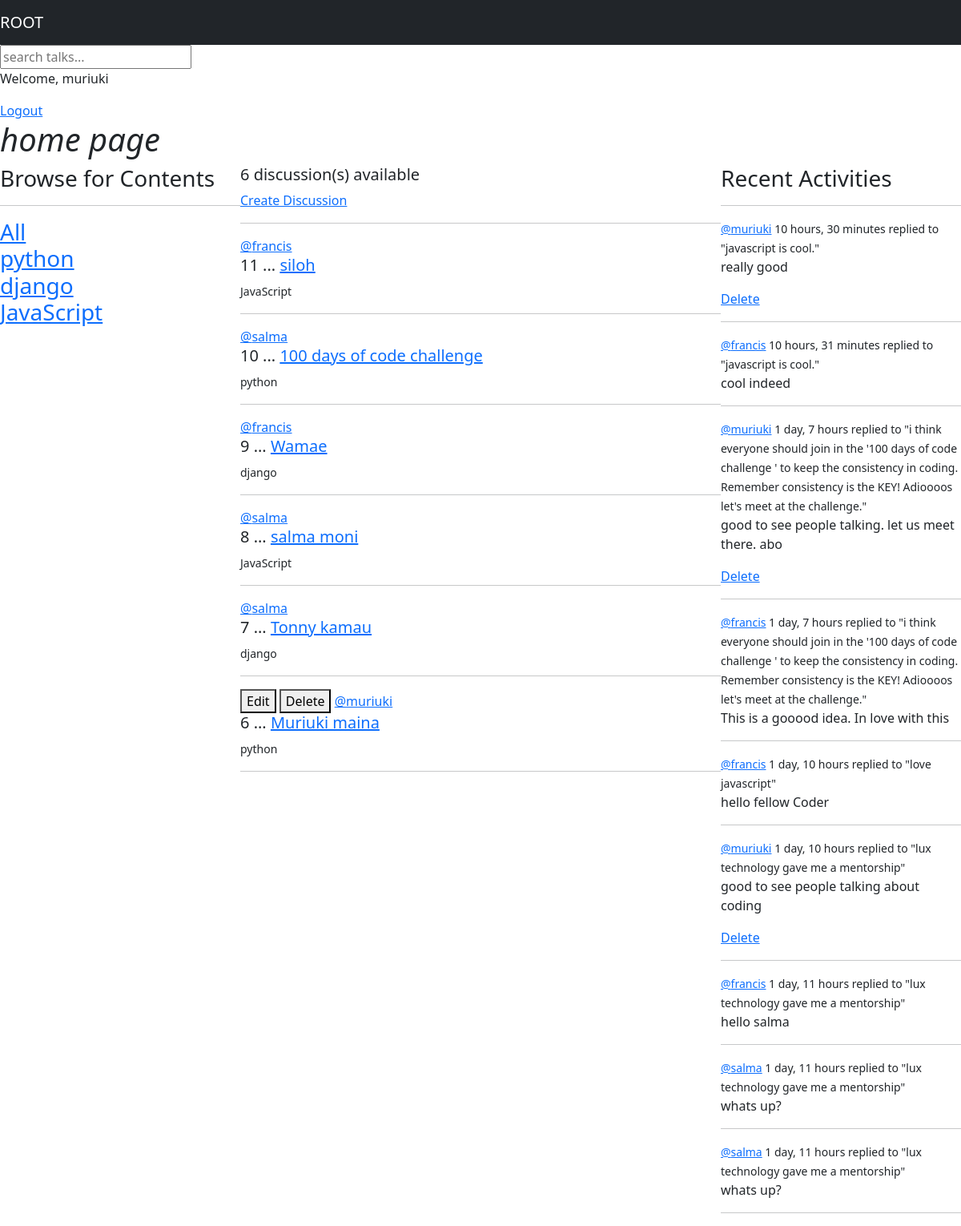
The app's page / (signed in) with its own data.
### base/models.py (models this page shows, shortened)
class Topic(models.Model):
    name=models.CharField(max_length=200)

class Discussion(models.Model):
    name=models.CharField(max_length=200)
    host=models.ForeignKey(User,on_delete=models.SET_NULL,null=True)
    topic=models.ForeignKey(Topic,on_delete=models.SET_NULL,null=True)
    description=models.TextField(null=True,blank=True)
    participants=models.ManyToManyField(User,related_name='participants',blank=True)
    timeUpdated=models.DateTimeField(auto_now=True)
    timeCreated=models.DateTimeField(auto_now_add=True)
    class Meta:
        ordering=['-timeCreated','-timeUpdated']

class  Blog(models.Model):
    user=models.ForeignKey(User,on_delete=models.CASCADE)
    discuss=models.ForeignKey(Discussion,on_delete=models.CASCADE)
    body=models.TextField()
    timeUpdated=models.DateTimeField(auto_now=True)
    timeCreated=models.DateTimeField(auto_now_add=True)
    class Meta:
        ordering=['-timeCreated','-timeUpdated']
    def __str__(self):
        return self.body[0:50]

### base/views.py (the view)
# urls.py: path('',views.home,name="home"),
def home(request):
    q= request.GET.get('q') if request.GET.get ('q') !=None else ''
    discussion=Discussion.objects.filter(
    Q(topic__name__icontains=q)|
    Q(name__icontains=q)|
    Q(description__icontains=q)
    )
    topics=Topic.objects.all()
    discussion_count=discussion.count()
    room_messages=Blog.objects.filter(Q(discuss__topic__name__icontains=q))
    discussed={'discussion': discussion,'topics':topics, 'discussion_count':discussion_count,'room_messages':room_messages}
    return render(request,'base/home.html',discussed)

### base/templates/base/home.html (shortened to what this page needs)
{% extends 'main.html'%}
{% block content%}
<h1><em> home page</em></h1>
<div class="home-container">
    <div>
       {% include 'base/topics_components.html'%}
    </div>
    <div>
        <h5>{{discussion_count}}  discussion(s) available</h5>
        <a href="{% url 'create_room'%}">Create Discussion</a>
    <hr>
    <div>
      {%include 'base/feed_component.html'%}
    </div>
    </div>
    <div>
        {% include 'base/activity_component.html'%}
    </div>
</div>
{%endblock content%}

### templates/navbar.html (shortened to what this page needs)
<!DOCTYPE html>
<html lang="en">
<head>
<link href="https://cdn.jsdelivr.net/npm/bootstrap@5.1.3/dist/css/bootstrap.min.css" rel="stylesheet">
</head>
<body>
    <nav class="navbar navbar-dark bg-dark">
        <a class="navbar-brand" href="#">ROOT</a>
    </nav>
    <form method="GET" action="{% url 'home'%}">
        <input type="text" name="q" placeholder="search talks..."/>
    </form>
    {% if request.user.is_authenticated%}
    <p>Welcome, {{user.username}}</p>
    <a href="{%url 'logout'%}">Logout</a>
    {%endif%}
</html>

### base/templates/base/topics_components.html
<h3>
    Browse for Contents
<h3/><hr>
<div>
    <a href="{% url 'home'%}">All</a>
</div>
{%for topic in topics%}
<div>
    <a href="{% url 'home'%}?q ={{topic.name}}">{{topic.name}}</a>
</div>
{% endfor %}

### base/templates/base/feed_component.html
{%for discuss in discussion%}
<div>
    {% if request.user == discuss.host%}
    <a href="{% url 'update_room' discuss.id %}"><button>Edit</button></a>
    <a href="{% url 'delete_room' discuss.id %}"><button>Delete</button></a>
    {%endif%}
    <a href="{% url 'user-profile' discuss.host.id %}">@{{discuss.host.username}}</a>
    <h5>{{discuss.id}} ... <a href="{% url 'room' discuss.id %}">{{discuss.name}}</a></h5>
    <small>{{discuss.topic.name}}</small>
    <hr>
</div>
{% endfor%}

### base/templates/base/activity_component.html
    <h3>Recent Activities</h3><hr>
        {% for message in room_messages%}
        <div class="">
            <small> <a href="{% url 'user-profile' message.id%}">
                @{{message.user}}</a> {{message.timeCreated|timesince}}
            </small>
            <small>
               replied to  "{{message.discuss.description}}"
            </small>
            <p>{{message}}</p>
            {%if request.user == message.user%}
            <a href="{% url 'delete_chat' message.id%}">Delete</a>
            {%endif%}
            <hr>
        </div>
        {%endfor%}

### base/static/styles/main.css (style rules this page uses)
body { background-color: aliceblue; padding: 0%; margin: 0%; }

### base/templates/base/home.html (style rules this page uses)
.home-container { display:grid; grid-template-columns: 1fr 2fr 1fr; }

### records on screen
Topic: name "python"
Topic: name "django"
Topic: name "JavaScript"
Discussion: host.username "francis", id "11", name "siloh", topic.name "JavaScript"
Discussion: host.username "salma", id "10", name "100 days of code challenge", topic.name "python"
Discussion: host.username "francis", id "9", name "Wamae", topic.name "django"
Discussion: host.username "salma", id "8", name "salma moni", topic.name "JavaScript"
Discussion: host.username "salma", id "7", name "Tonny kamau", topic.name "django"
Discussion: shows "Edit", host.username "muriuki", id "6", name "Muriuki maina", topic.name "python"
Blog: user "muriuki", timeCreated "10 hours, 30 minutes", discuss.description "javascript is cool.", body "really good", shows "Delete"
Blog: user "francis", timeCreated "10 hours, 31 minutes", discuss.description "javascript is cool.", body "cool indeed"
Blog: user "muriuki", timeCreated "1 day, 7 hours", discuss.description "i think everyone should join in the '100 days of code challenge ' to keep the consistency in coding. Remember consistency is the KEY! Adioooos let's meet at the challenge.", body "good to see people talking. let us meet there. abo", shows "Delete"
Blog: user "francis", timeCreated "1 day, 7 hours", discuss.description "i think everyone should join in the '100 days of code challenge ' to keep the consistency in coding. Remember consistency is the KEY! Adioooos let's meet at the challenge.", body "This is a gooood idea. In love with this"
Blog: user "francis", timeCreated "1 day, 10 hours", discuss.description "love javascript", body "hello fellow Coder"
Blog: user "muriuki", timeCreated "1 day, 10 hours", discuss.description "lux technology gave me a mentorship", body "good to see people talking about coding", shows "Delete"
Blog: user "francis", timeCreated "1 day, 11 hours", discuss.description "lux technology gave me a mentorship", body "hello salma"
Blog: user "salma", timeCreated "1 day, 11 hours", discuss.description "lux technology gave me a mentorship", body "whats up?"
Blog: user "salma", timeCreated "1 day, 11 hours", discuss.description "lux technology gave me a mentorship", body "whats up?"

### other values on screen
{{ user.username }} "muriuki"
{{ discussion_count }} "6"
